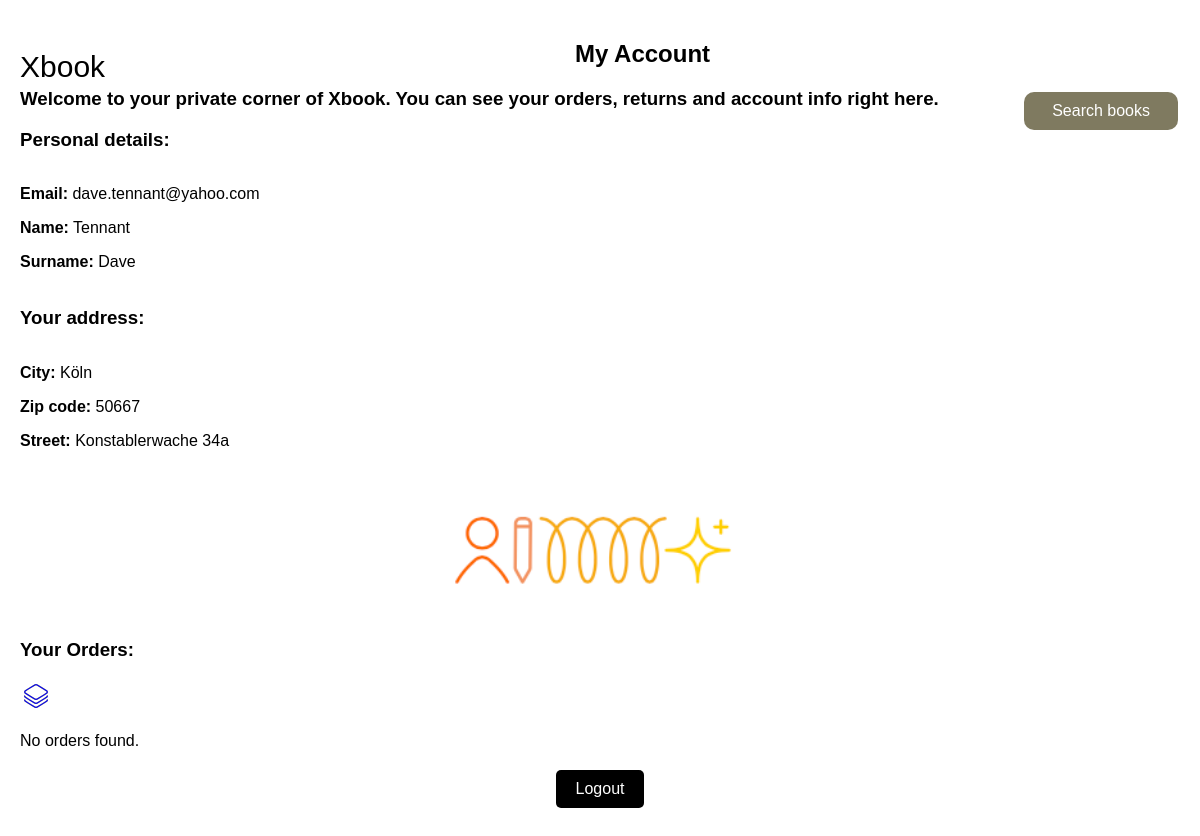
The app's page /account (signed in) with its own data.
### tables this page shows
CREATE TABLE Customer (
    KDNR INTEGER PRIMARY KEY NOT NULL, -- Kundennummer
    Mail VARCHAR(45) UNIQUE NOT NULL,
    Password VARCHAR(45) NOT NULL,
    Surname VARCHAR(45) NOT NULL,
    Name VARCHAR(45) NOT NULL,
    ZIP_ID INTEGER NOT NULL,
    Street VARCHAR(45) NOT NULL,
    FOREIGN KEY (ZIP_ID) REFERENCES ZIPCode(ZIP_Code)
);

CREATE TABLE ZIPCode (
    ZIP_Code INTEGER PRIMARY KEY NOT NULL,
    Stadt VARCHAR(50) UNIQUE NOT NULL
);

### app.py (the view)
@app.route('/account')
def account():
    user_id = session.get('user_id')
    if user_id:
        user_details = get_user_details(user_id)
        if user_details:
            return render_template('account.html', user=user_details)
    return redirect(url_for('login_page'))

### templates/account.html (shortened to what this page needs)
<!DOCTYPE html>
<html lang="en">
<head>
</head>
<body>
    <div class="container">
        <div class="logo">Xbook</div>
        <h2>My Account</h2>
        <div class="main-content">
            <button class="back-btn" onclick="window.location.href='/'">Search books</button>
            <h3>Welcome to your private corner of Xbook. You can see your orders, returns and account info right here.</h3>
            <div class="user-details">
                <h3>Personal details:</h3>
                <div class="details-container">
                    <div>
                        <p><strong>Email:</strong> {{ user.email }}</p>
                        <p><strong>Name:</strong> {{ user.name }} </p>
                        <p><strong>Surname:</strong> {{ user.surname }} </p>
                    </div>
                </div>
            </div>
            <div class="address">
                <h3>Your address:</h3>
                <div class="details-container">
                    <div>
                        <p><strong>City:</strong> {{ user.city }}</p>
                        <p><strong>Zip code:</strong> {{ user.zip_id }}</p>
                        <p><strong>Street:</strong> {{ user.street }}</p>
                    </div>
                </div>
            </div>
            <div class="sidebar">
               <img src="/static/images/account.png" alt="User Image" class="user-img">
            </div>
            <div class="order-details">
                <h3>Your Orders:</h3>
                <img src="/static/images/order-68-32.png" alt="User Image" class="user-img">
                {% if user.orders %}
                    {% for order in user.orders %}
                        <div class="order-item">
                           <div class="details-container">
                                <img src="{{ order.cover_image }}" alt="Cover Image" class="cover-image">
                                <div>
                                    <p><strong>Title: {{ order.title }}</strong> </p>
                                    <p>ISBN: {{ order.isbn }}</p>
                                    <p>Order ID: {{ order.order_id }}</p>
                                    <p>Date: {{ order.date }}</p>
                                    <p>Total Price: {{ order.total_price }}</p>
                                    <p>Status: {{ order.status }}</p>
                                </div>
                           </div>
                        </div>
                    {% endfor %}
                {% else %}
                    <p>No orders found.</p>
                {% endif %}
            </div>
        </div>
        <button onclick="window.location.href='/logout'" class="logout-btn">Logout</button>
    </div>
</body>
</html>

### templates/account.html (style rules this page uses)
body { font-family: Arial, sans-serif; margin: 0; padding: 20px; }
.logo { float: left; font-size: 30px; margin-top: 10px; }
.container { position: relative; max-width: 100%; margin: 0 auto; height: auto; }
h2 { text-align: center; }
h3 { text-align: left; }
.back-btn { float: right; background-color: hsla(50, 33%, 25%, .75); border: none; color: white; padding: 10px 28px; text-align: center; text-decoration: none; display: inline-block; font-size: 16px; margin: 4px 2px; cursor: pointer; border-radius: 10px; }
.user-details, .order-details, .address { margin-bottom: 20px; }
.user-img, .order-img { width: 32px; height: 32px; object-fit: cover; margin-right: 10px; }
.details-container { display: flex; align-items: center; }
.sidebar { flex: 1; display: flex; justify-content: center; align-items: center; }
.sidebar img { width: 300px; max-height: 500px; height: auto; }
.main-content { flex: 3; }
.logout-btn { display: block; margin: 20px auto; padding: 10px 20px; font-size: 16px; background-color: black; color: white; border: none; border-radius: 5px; cursor: pointer; }

### records on screen
Customer: email "dave.tennant@yahoo.com", name "Tennant", surname "Dave", zip_id "50667", street "Konstablerwache 34a"
ZIPCode: city "Köln"
